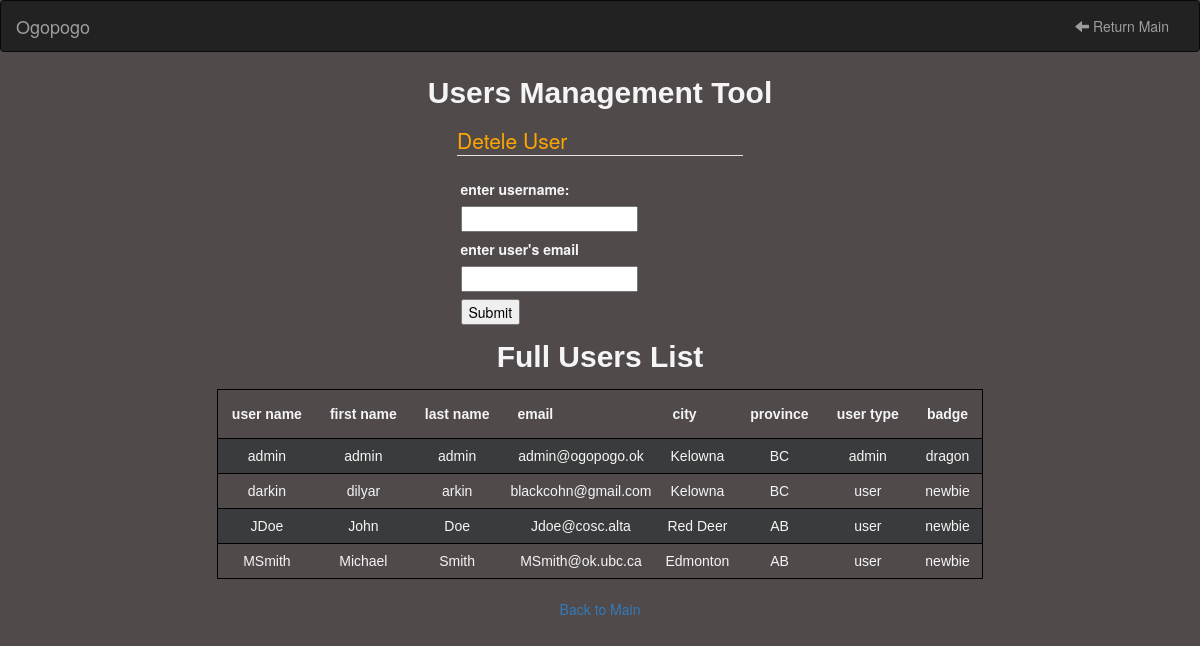
The page /src/server/manageUsers.php (signed in) on the database its author committed.
### tables this page shows
CREATE TABLE IF NOT EXISTS `users` (
  `username` varchar(255) NOT NULL,
  `firstName` varchar(255) NOT NULL,
  `lastName` varchar(255) NOT NULL,
  `email` varchar(255) NOT NULL,
  `password` varchar(255) NOT NULL,
  `usertype` varchar(255) NOT NULL,
  `province` varchar(255) NOT NULL,
  `city` varchar(255) NOT NULL,
  `badge` varchar(255) NOT NULL,
  `photo` blob 
  
);

### src/server/manageUsers.php (the view, shortened to what this page needs)
<!DOCTYPE html>
<html>
    <head>
        <link rel="stylesheet" href="https://maxcdn.bootstrapcdn.com/bootstrap/3.4.1/css/bootstrap.min.css">
    </head>
<body>
    <nav class="navbar navbar-inverse">
        <div class="container-fluid">
            <div class="navbar-header">
            <a class="navbar-brand">Ogopogo</a>
            </div>
            <div class="collapse navbar-collapse" id="myNavbar">
            <ul class="nav navbar-nav navbar-right">
                <li><a href="main.php"><span class="glyphicon glyphicon-arrow-left"></span> Return Main</a></li>
            </ul>
            </div>
        </div>
    </nav>
    <div>
        <p> Users Management Tool </p>
        <div style="width: 300px; text-align:left">
                <fieldset>
                    <legend>Detele User</legend>
                    <label>enter username: </label>
                    <input type="text" name="username" id="username" value=""><br>
                    <label>enter user's email</label>
                    <input type="text" name="email" id="email"value=""><br>
                    <input type="submit" id="DeleteUser">
                </fieldset>
        </div>
        <p>Full Users List</p>
        <?php
            $host = "mysql-server";
            $database = "ogopogo";
            $user = "webuser";
            $password = "P@ssw0rd";
            $connection = mysqli_connect($host, $user, $password, $database);
            $error = mysqli_connect_error();
            if($error != null){
                $output = "<p>Unable to connect to database!</p>";
                exit($output);
            }
            else
            {
                $sql = "SELECT * FROM users;";
                $results = mysqli_query($connection, $sql);
                echo "<div>";
                echo "<table>
                        <tr><th>user name</th><th>first name</th><th>last name</th><th>email</th><th>city</th><th>province</th><th>user type</th><th>badge</th></tr>";
                while ($row = mysqli_fetch_assoc($results))
                {
                    echo "<tr>";
                    echo "<td>".$row['username']."</td>";
                    echo "<td>".$row['firstName']."</td>";
                    echo "<td>".$row['lastName']."</td>";
                    echo "<td>".$row['email']."</td>";
                    echo "<td>".$row['city']."</td>";
                    echo "<td>".$row['province']."</td>";
                    echo "<td>".$row['usertype']."</td>";
                    echo "<td>".$row['badge']."</td>";
                    echo "</tr>";
                }
                echo "</table>";
                echo "</div>";
            }
        ?>
        <br>
        <span><a href="main.php">Back to Main</a></span>
    </div>
</body>
</html>

### src/server/manageUsers.php (style rules this page uses)
fieldset { margin: 0.5em; }
legend { color: orange; }
input { margin: 0.25em;color: #000; }
label { margin: 0.25em; }
div { text-align: center; margin-top: 0; margin-bottom: 0; margin-left: auto; margin-right: auto; }
body { background: #504A4B; color: whitesmoke; }
table { margin-top: 0; margin-bottom: 0; margin-left: auto; margin-right: auto; border: 1px solid black; border-collapse: collapse; font-family:Verdana, Geneva, Tahoma, sans-serif; }
th { padding: 1em; }
td { padding: 0.5em; }
tr { text-align: center; border: 1px solid black; border-collapse: collapse; padding: 0.5em; }
tr:nth-child(even) { background-color: #3A3B3C; }
p { font-size: 30px; font-weight: bolder; font-family: sans-serif ; }

### rows shown on the page
users: username "admin", firstName "admin", lastName "admin", email "admin@ogopogo.ok", city "Kelowna", province "BC", usertype "admin", badge "dragon"
users: username "darkin", firstName "dilyar", lastName "arkin", email "blackcohn@gmail.com", city "Kelowna", province "BC", usertype "user", badge "newbie"
users: username "JDoe", firstName "John", lastName "Doe", email "Jdoe@cosc.alta", city "Red Deer", province "AB", usertype "user", badge "newbie"
users: username "MSmith", firstName "Michael", lastName "Smith", email "MSmith@ok.ubc.ca", city "Edmonton", province "AB", usertype "user", badge "newbie"
